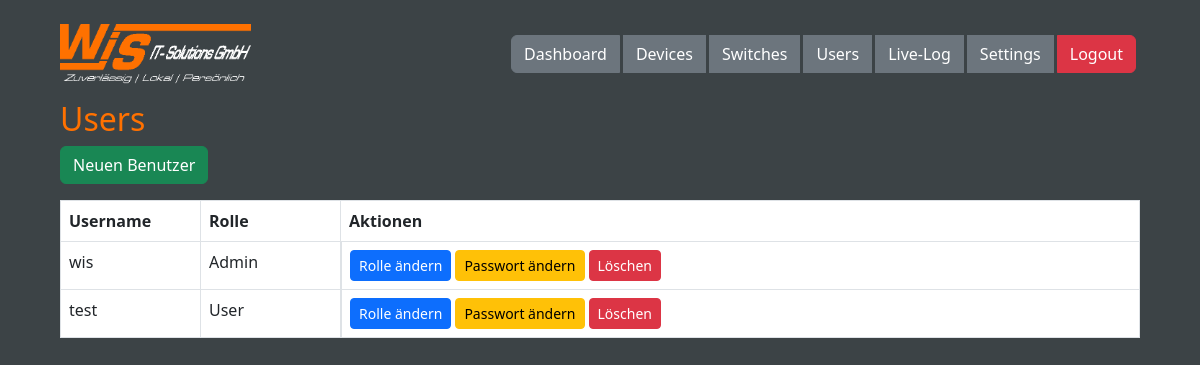
The app's page /users (signed in) with its own data.
### tables this page shows
CREATE TABLE users (
    id INTEGER PRIMARY KEY AUTOINCREMENT,
    username TEXT UNIQUE NOT NULL,
    password TEXT NOT NULL,
    is_admin INTEGER DEFAULT 0
);

### app.py (the view, shortened to what this page needs)
@app.route("/users", methods=["GET", "POST"])
@login_required
def users():
    if not current_user.is_admin:
        flash("Nur Admins dürfen Benutzer verwalten!")
        return redirect(url_for("index"))
    conn = sqlite3.connect("sqlite.db")
    conn.row_factory = sqlite3.Row
    c = conn.cursor()
    c.execute("SELECT id, username, is_admin FROM users")
    users_list = c.fetchall()
    conn.close()
    return render_template("users.html", users=users_list)

### app.py (called while the page is built)
def get_db_connection():
    conn = sqlite3.connect(DB_PATH)
    conn.row_factory = sqlite3.Row
    return conn

@login_manager.user_loader
def load_user(user_id):
    conn = get_db_connection()
    user = conn.execute("SELECT * FROM users WHERE id = ?", (user_id,)).fetchone()
    conn.close()
    if user:
        return User(user['id'], user['username'], user['is_admin'])
    return None

### templates/users.html (shortened to what this page needs)
{% extends "base.html" %}
{% block content %}
<h2>Users</h2>
{% if current_user.is_admin %}
<button class="btn btn-success mb-3" data-bs-toggle="modal" data-bs-target="#userModal" onclick="openUserModal()">Neuen Benutzer</button>
{% endif %}
<table class="table table-bordered custom-table">
    <thead>
        <tr>
            <th class="col-ip">Username</th>
            <th class="col-ip">Rolle</th>
            {% if current_user.is_admin %}<th>Aktionen</th>{% endif %}
        </tr>
    </thead>
    <tbody>
        {% for u in users %}
        <tr>
            <td class="col-small">{{ u['username'] }}</td>
            <td class="col-small">{% if u['is_admin'] %}Admin{% else %}User{% endif %}</td>
            {% if current_user.is_admin %}
            <td class="custom-actions d-flex gap-1 align-items-center">
                <button class="btn btn-primary btn-sm" data-bs-toggle="modal"
                        data-bs-target="#roleModal"
                        onclick="openRoleModal({{ u['id'] }}, '{{ u['username'] }}', {{ u['is_admin'] }})">
                    Rolle ändern
                </button>
                <button class="btn btn-warning btn-sm" data-bs-toggle="modal"
                        data-bs-target="#passwordModal"
                        onclick="openPasswordModal({{ u['id'] }}, '{{ u['username'] }}')">
                    Passwort ändern
                </button>
                <form method="post" style="display:inline;">
                    <button name="delete_user" value="{{ u['id'] }}" class="btn btn-danger btn-sm"
                        onclick="return confirm('Willst du den Benutzer wirklich löschen?');">Löschen</button>
                </form>
            </td>
            {% endif %}
        </tr>
        {% endfor %}
    </tbody>
</table>
{% endblock %}

### static/css/style.css (style rules this page uses)
body { padding: 20px; background: #3c4346; }
h1, h2, h3, h4, h5, h6 { color: #ff7100; }
.custom-table .col-small { width: 140px; }
.custom-table .col-ip { width: 140px; }
.custom-actions { margin: auto 0; background: #fff; }

### records on screen
users: username "wis", is_admin "Admin", {{ u['id'] }} 1 (drawn)
users: username "test", is_admin "User", {{ u['id'] }} 3 (drawn)
